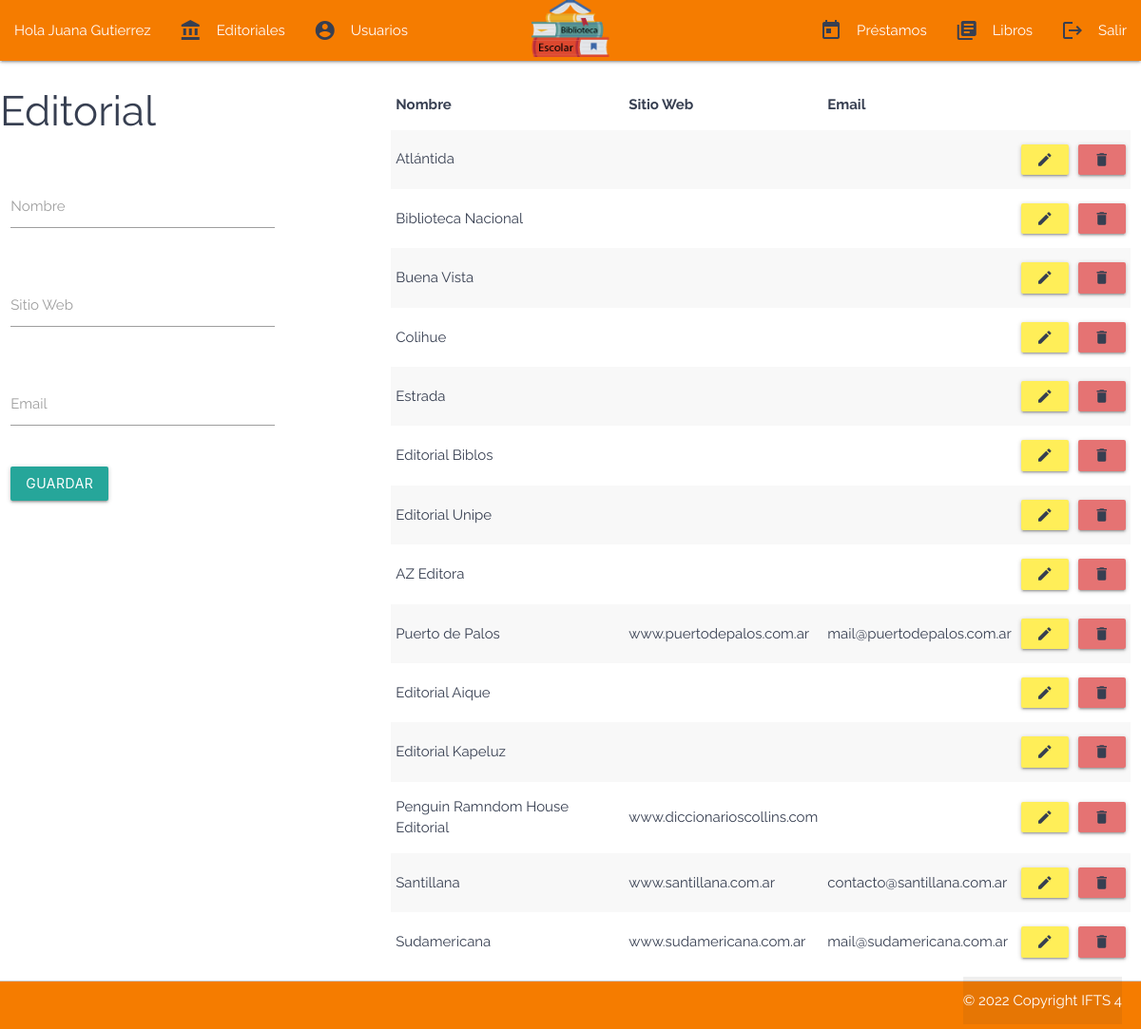
The page /views/publisher/publisher.php (signed in) on the database its author committed.
### tables this page shows
CREATE TABLE `publisher` (
  `id_publisher` int(11) NOT NULL,
  `name` varchar(150) NOT NULL,
  `url` varchar(100) DEFAULT NULL,
  `email` varchar(100) DEFAULT NULL
);

### views/publisher/publisher.php (the view, shortened to what this page needs)
<?php
include('../../controllers/connection.php');
require_once "../partials/header_index.php";
require_once "../partials/navbar.php";
$query_publishers = "SELECT * FROM publisher";
$result_publishers = mysqli_query($mysqli, $query_publishers);
?>
<div class="row">
    <div class="col m3">
        <div class="row">
            <h3>Editorial</h3>
        </div>
        <div class="row">
            <form class="col s12" action="../../controllers/save/save_publisher.php" method="POST">
                <div class="row">
                    <div class="input-field col s12">
                        <input id="name" type="text" class="validate" name="name" />
                        <label for="name">Nombre</label>
                    </div>
                </div>
                <div class="row">
                    <div class="input-field col s12">
                        <input id="url" type="text" class="validate" name="url" />
                        <label for="url">Sitio Web</label>
                    </div>
                </div>
                <div class="row">
                    <div class="input-field col s12">
                        <input id="email" type="text" class="validate" name="email" />
                        <label for="email">Email</label>
                    </div>
                </div>
                <input type="submit" id="btnGuardar" class="btn" value="Guardar" name="btnSave" />
            </form>
        </div>
    </div>
    <div class="col m1"></div>
    <div class="col m8 s4 m7" id="contenedor">
        <table class="responsive-table striped" id="tabla">
            <thead>
                <tr>
                    <th>Nombre</th>
                    <th>Sitio Web</th>
                    <th>Email</th>
                    <th></th>
                </tr>
            </thead>
            <tbody id="table-body">
                <?php foreach ($result_publishers as $key => $value) { ?>
                <tr>
                    <td>
                        <?php echo $value['name'] ?>
                    </td>
                    <td>
                        <?php echo $value['url'] ?>
                    </td>
                    <td>
                        <?php echo $value['email'] ?>
                    </td>
                    <td>
                        <a href="#modalEdit<?php echo $value['id_publisher']; ?>" id=<?php echo $value['id_publisher']; ?>
                            class="btn btn-small yellow lighten-1 modal-trigger" name="btnEditar">
                            <i class="material-icons">edit</i>
                        </a>
                    </td>
                    <td>
                        <a href="#modalDelete<?php echo $value['id_publisher']; ?>" id=<?php echo $value['id_publisher']; ?>
                            class="btn btn-small red lighten-2 modal-trigger" name="btnEliminar">
                            <i class="material-icons">delete</i>
                        </a>
                    </td>
                </tr>
                <?php
                } ?>
            </tbody>
        </table>
    </div>
</div>
<?php
require_once "../partials/footer_index.php";
?>

### public/css/styles.css (style rules this page uses)
* { margin: 0; padding: 0; box-sizing: border-box; font-family: 'Raleway', sans-serif; text-decoration: none; color: #373F51; list-style: none; }

### rows shown on the page
publisher: name "Atlántida"
publisher: name "Biblioteca Nacional"
publisher: name "Buena Vista"
publisher: name "Colihue"
publisher: name "Estrada"
publisher: name "Editorial Biblos"
publisher: name "Editorial Unipe"
publisher: name "AZ Editora"
publisher: name "Puerto de Palos", url "www.puertodepalos.com.ar", email "mail@puertodepalos.com.ar"
publisher: name "Editorial Aique"
publisher: name "Editorial Kapeluz"
publisher: name "Penguin Ramndom House Editorial", url "www.diccionarioscollins.com"
publisher: name "Santillana", url "www.santillana.com.ar", email "contacto@santillana.com.ar"
publisher: name "Sudamericana", url "www.sudamericana.com.ar", email "mail@sudamericana.com.ar"

### other values the page prints
$_SESSION['full_name'] "Juana Gutierrez"
